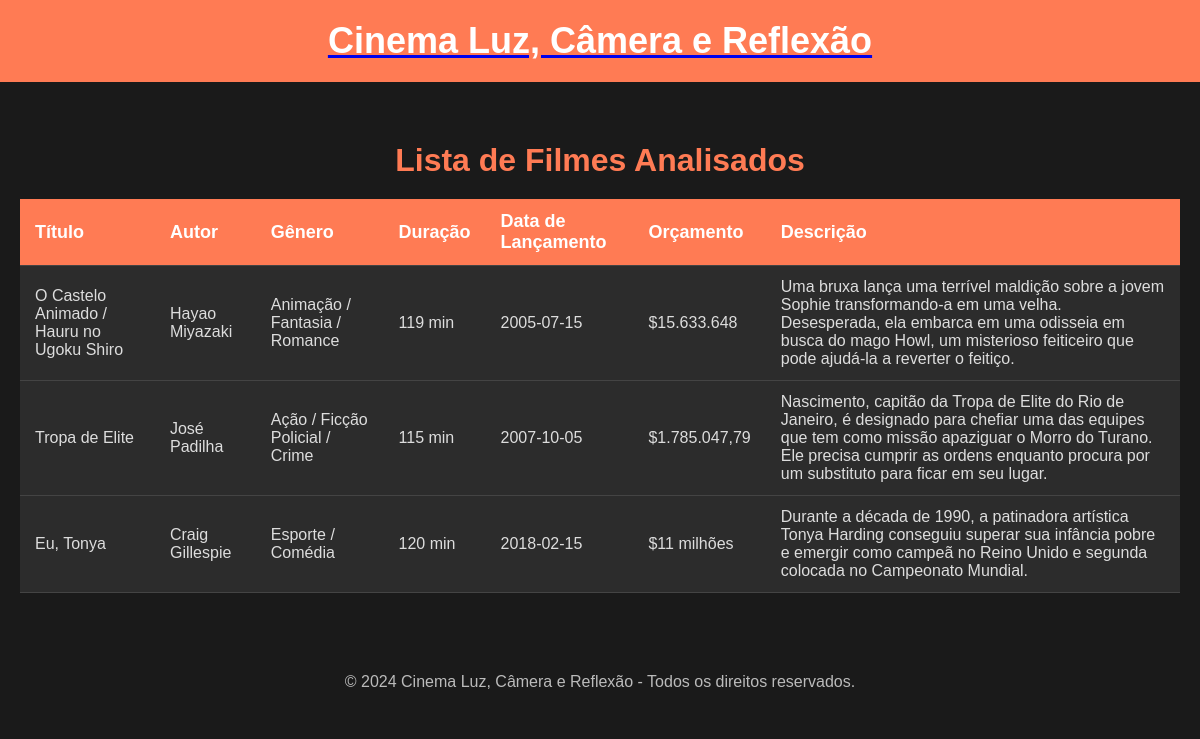
The page /Usuario/Filmes/Listar on the database its author committed.
### app.py (models this page shows)
class Filme(db.Model):
    Titulo = db.Column(db.String(100), nullable = False, primary_key = True)
    Autor = db.Column(db.String(80), nullable = False)
    Genero = db.Column(db.String(30), nullable = False)
    Duracao = db.Column(db.String(30), nullable = False)
    DataLancamento = db.Column(db.String(100), nullable = False)
    Orcamento = db.Column(db.String(100), nullable = False)
    Descricao = db.Column(db.String(200), nullable = False)

### app.py (the view)
@app.route('/Usuario/Filmes/Listar', methods=["GET", "POST"]) #rota para lista de filmes (ListarFilmes.html)
def ListarFilmesUsuario():
    Filmes = Filme.query.all()
    return render_template('ListaFilmes.html', filmes = Filmes)

### templates/ListaFilmes.html (shortened to what this page needs)
<!DOCTYPE html>
<html lang="pt-br">
<head>
    <link rel="stylesheet" href="{{ url_for('static', filename='CSS/ListaFilmes.css') }}">
</head>
<body>
    <header>
        <div class="logo">
            <a href='/'> <h1>Cinema Luz, Câmera e Reflexão</h1> </a>
        </div>
    </header>
    <section class="lista-filmes">
        <h2>Lista de Filmes Analisados</h2>
        <table class="tabela-filmes">
            <thead>
                <tr>
                    <th>Título</th>
                    <th>Autor</th>
                    <th>Gênero</th>
                    <th>Duração</th>
                    <th>Data de Lançamento</th>
                    <th>Orçamento</th>
                    <th>Descrição</th>
                </tr>
            </thead>
            <tbody>
                {% for filme in filmes %}
                <tr>
                    <td>{{ filme.Titulo }}</td>
                    <td>{{ filme.Autor }}</td>
                    <td>{{ filme.Genero }}</td>
                    <td>{{ filme.Duracao }} min</td>
                    <td>{{ filme.DataLancamento }}</td>
                    <td>${{ filme.Orcamento }}</td>
                    <td>{{ filme.Descricao }}</td>
                </tr>
                {% endfor %}
            </tbody>
        </table>
    </section>
    <footer>
        <p>&copy; 2024 Cinema Luz, Câmera e Reflexão - Todos os direitos reservados.</p>
    </footer>
</body>
</html>

### static/CSS/ListaFilmes.css (style rules this page uses)
* { margin: 0; padding: 0; box-sizing: border-box; }
body { font-family: 'Poppins', sans-serif; background-color: #1a1a1a; color: #fff; }
header { background-color: #ff7b54; padding: 20px; text-align: center; }
.logo h1 { color: #fff; font-size: 36px; margin: 0; }
.lista-filmes { max-width: 1200px; margin: 40px auto; padding: 20px; }
h2 { font-size: 32px; color: #ff7b54; margin-bottom: 20px; text-align: center; }
.tabela-filmes { width: 100%; border-collapse: collapse; background-color: #2c2c2c; }
.tabela-filmes th, .tabela-filmes td { padding: 12px 15px; text-align: left; color: #ddd; border-bottom: 1px solid #444; }
.tabela-filmes th { background-color: #ff7b54; color: #fff; font-size: 18px; }
.tabela-filmes td { font-size: 16px; }
footer { background-color: #1a1a1a; padding: 20px; text-align: center; color: #bbb; }

### rows shown on the page
Filme: Titulo "O Castelo Animado / Hauru no Ugoku Shiro", Autor "Hayao Miyazaki", Genero "Animação / Fantasia / Romance", Duracao "119", DataLancamento "2005-07-15", Orcamento "15.633.648", Descricao "Uma bruxa lança uma terrível maldição sobre a jovem Sophie transformando-a em uma velha. Desesperada, ela embarca em uma odisseia em busca do mago Howl, um misterioso feiticeiro que pode ajudá-la a reverter o feitiço."
Filme: Titulo "Tropa de Elite", Autor "José Padilha", Genero "Ação / Ficção Policial / Crime", Duracao "115", DataLancamento "2007-10-05", Orcamento "1.785.047,79", Descricao "Nascimento, capitão da Tropa de Elite do Rio de Janeiro, é designado para chefiar uma das equipes que tem como missão apaziguar o Morro do Turano. Ele precisa cumprir as ordens enquanto procura por um substituto para ficar em seu lugar."
Filme: Titulo "Eu, Tonya", Autor "Craig Gillespie", Genero "Esporte / Comédia", Duracao "120", DataLancamento "2018-02-15", Orcamento "11 milhões", Descricao "Durante a década de 1990, a patinadora artística Tonya Harding conseguiu superar sua infância pobre e emergir como campeã no Reino Unido e segunda colocada no Campeonato Mundial."
